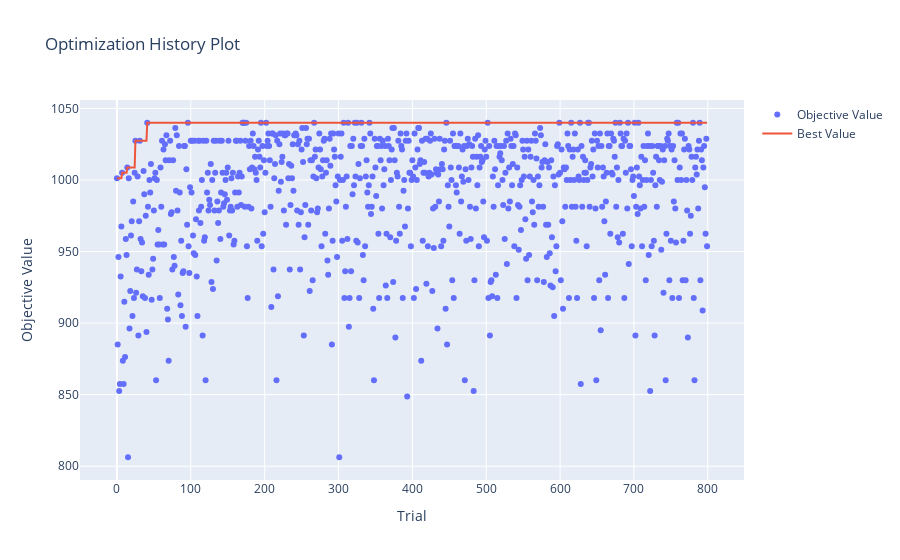
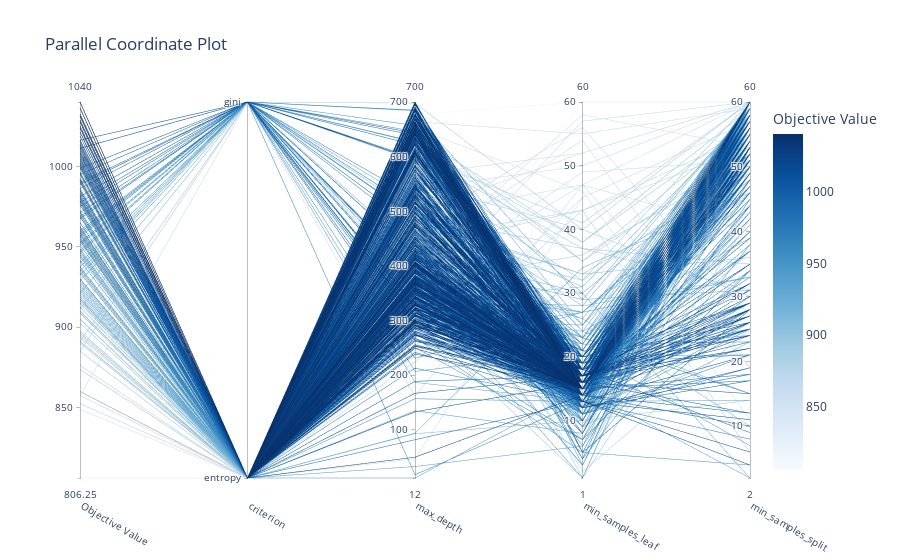
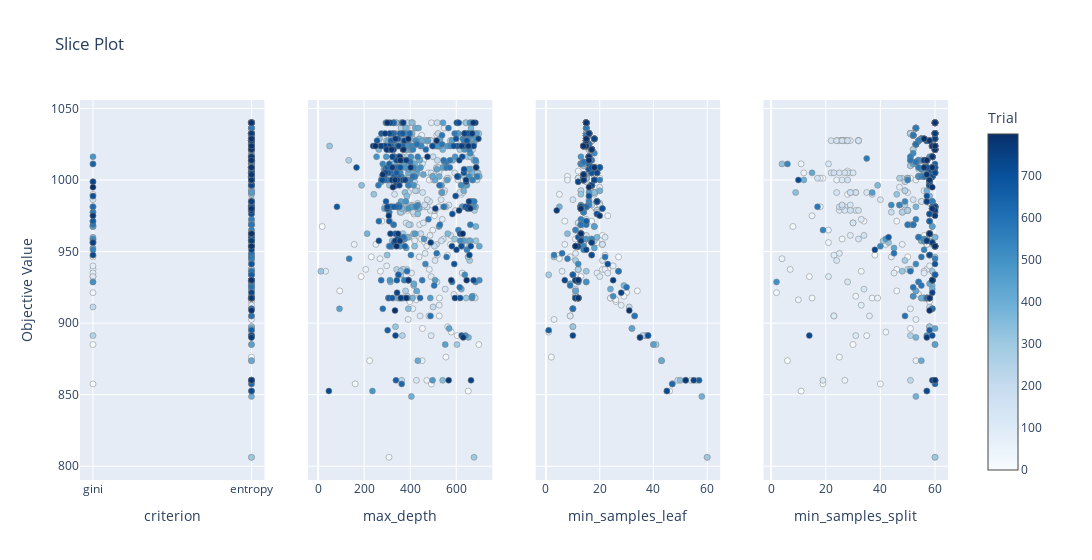
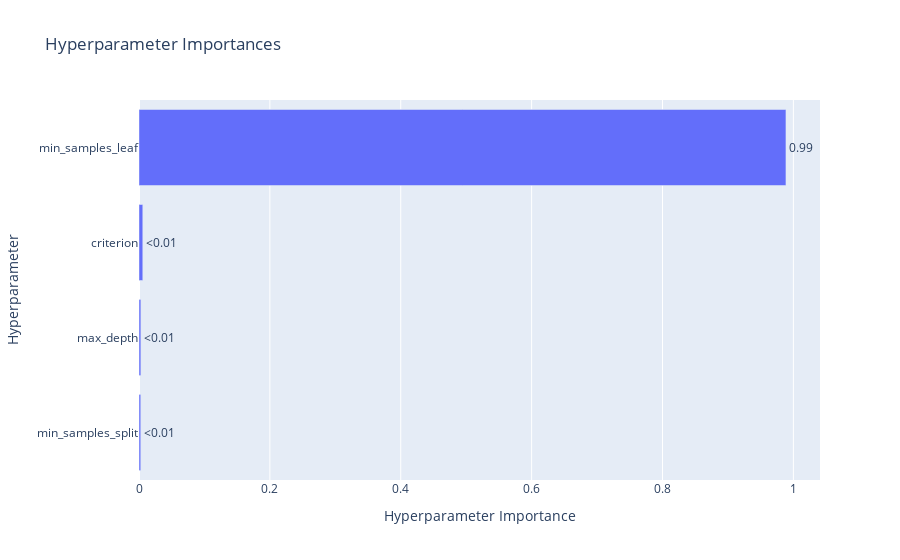

Notebook cell for these charts, in order:
### Markdown cell above
#  Code for grpah the best study

### Code cell
import joblib
import optuna
from optuna.visualization import plot_contour
from optuna.visualization import plot_edf
from optuna.visualization import plot_intermediate_values
from optuna.visualization import plot_optimization_history
from optuna.visualization import plot_parallel_coordinate
from optuna.visualization import plot_param_importances
from optuna.visualization import plot_rank
from optuna.visualization import plot_slice
from optuna.visualization import plot_timeline

study_decision = joblib.load("output/study_Decision_tree.joblib")

fig_history_deci = plot_optimization_history(study_decision)
fig_history_deci.show()

plot_dec = plot_parallel_coordinate(study_decision)

plot_dec.show()

plot_slice_dec =  plot_slice(study_decision)

plot_slice_dec.show()

fig_importances_deci = plot_param_importances(study_decision)
fig_importances_deci.show()

### Figure 1 — Plotly figure (JSON) as saved in the notebook; plotly's stock layout.template omitted (floating-point values rounded to 4 significant figures; data arrays with more than 128 entries replaced by an {"elided": "..."} marker saying what was removed)
{"data": [{"mode": "markers", "name": "Objective Value", "type": "scatter", "x": {"elided": "800 int values"}, "y": {"elided": "800 float values"}}, {"mode": "lines", "name": "Best Value", "type": "scatter", "x": {"elided": "800 int values"}, "y": {"elided": "800 float values"}}, {"marker": {"color": "#cccccc"}, "mode": "markers", "name": "Infeasible Trial", "showlegend": false, "type": "scatter", "x": [], "y": []}], "layout": {"title": {"text": "Optimization History Plot"}, "xaxis": {"title": {"text": "Trial"}}, "yaxis": {"title": {"text": "Objective Value"}}}}

### Figure 2 — Plotly figure (JSON) as saved in the notebook; plotly's stock layout.template omitted (floating-point values rounded to 4 significant figures; data arrays with more than 128 entries replaced by an {"elided": "..."} marker saying what was removed)
{"data": [{"dimensions": [{"label": "Objective Value", "range": [806.2, 1040], "values": {"elided": "800 float values"}}, {"label": "criterion", "range": [0, 1], "ticktext": ["entropy", "gini"], "tickvals": [0, 1], "values": {"elided": "800 int values"}}, {"label": "max_depth", "range": [12, 700], "values": {"elided": "800 int values"}}, {"label": "min_samples_leaf", "range": [1, 60], "values": {"elided": "800 int values"}}, {"label": "min_samples_split", "range": [2, 60], "values": {"elided": "800 int values"}}], "labelangle": 30, "labelside": "bottom", "line": {"color": {"elided": "800 float values"}, "colorbar": {"title": {"text": "Objective Value"}}, "colorscale": [[0, "rgb(247,251,255)"], [0.125, "rgb(222,235,247)"], [0.25, "rgb(198,219,239)"], [0.375, "rgb(158,202,225)"], [0.5, "rgb(107,174,214)"], [0.625, "rgb(66,146,198)"], [0.75, "rgb(33,113,181)"], [0.875, "rgb(8,81,156)"], [1, "rgb(8,48,107)"]], "reversescale": false, "showscale": true}, "type": "parcoords"}], "layout": {"title": {"text": "Parallel Coordinate Plot"}}}

### Figure 3 — Plotly figure (JSON) as saved in the notebook; plotly's stock layout.template omitted (floating-point values rounded to 4 significant figures; data arrays with more than 128 entries replaced by an {"elided": "..."} marker saying what was removed)
{"data": [{"marker": {"color": {"elided": "800 int values"}, "colorbar": {"title": {"text": "Trial"}, "x": 1, "xpad": 40}, "colorscale": [[0, "rgb(247,251,255)"], [0.125, "rgb(222,235,247)"], [0.25, "rgb(198,219,239)"], [0.375, "rgb(158,202,225)"], [0.5, "rgb(107,174,214)"], [0.625, "rgb(66,146,198)"], [0.75, "rgb(33,113,181)"], [0.875, "rgb(8,81,156)"], [1, "rgb(8,48,107)"]], "line": {"color": "Grey", "width": 0.5}, "showscale": true}, "mode": "markers", "name": "Feasible Trial", "showlegend": false, "type": "scatter", "x": {"elided": "800 str values"}, "xaxis": "x", "y": {"elided": "800 float values"}, "yaxis": "y"}, {"marker": {"color": {"elided": "800 int values"}, "colorbar": {"title": {"text": "Trial"}, "x": 1, "xpad": 40}, "colorscale": [[0, "rgb(247,251,255)"], [0.125, "rgb(222,235,247)"], [0.25, "rgb(198,219,239)"], [0.375, "rgb(158,202,225)"], [0.5, "rgb(107,174,214)"], [0.625, "rgb(66,146,198)"], [0.75, "rgb(33,113,181)"], [0.875, "rgb(8,81,156)"], [1, "rgb(8,48,107)"]], "line": {"color": "Grey", "width": 0.5}, "showscale": false}, "mode": "markers", "name": "Feasible Trial", "showlegend": false, "type": "scatter", "x": {"elided": "800 int values"}, "xaxis": "x2", "y": {"elided": "800 float values"}, "yaxis": "y2"}, {"marker": {"color": {"elided": "800 int values"}, "colorbar": {"title": {"text": "Trial"}, "x": 1, "xpad": 40}, "colorscale": [[0, "rgb(247,251,255)"], [0.125, "rgb(222,235,247)"], [0.25, "rgb(198,219,239)"], [0.375, "rgb(158,202,225)"], [0.5, "rgb(107,174,214)"], [0.625, "rgb(66,146,198)"], [0.75, "rgb(33,113,181)"], [0.875, "rgb(8,81,156)"], [1, "rgb(8,48,107)"]], "line": {"color": "Grey", "width": 0.5}, "showscale": false}, "mode": "markers", "name": "Feasible Trial", "showlegend": false, "type": "scatter", "x": {"elided": "800 int values"}, "xaxis": "x3", "y": {"elided": "800 float values"}, "yaxis": "y3"}, {"marker": {"color": {"elided": "800 int values"}, "colorbar": {"title": {"text": "Trial"}, "x": 1, "xpad": 40}, "colorscale": [[0, "rgb(247,251,255)"], [0.125, "rgb(222,235,247)"], [0.25, "rgb(198,219,239)"], [0.375, "rgb(158,202,225)"], [0.5, "rgb(107,174,214)"], [0.625, "rgb(66,146,198)"], [0.75, "rgb(33,113,181)"], [0.875, "rgb(8,81,156)"], [1, "rgb(8,48,107)"]], "line": {"color": "Grey", "width": 0.5}, "showscale": false}, "mode": "markers", "name": "Feasible Trial", "showlegend": false, "type": "scatter", "x": {"elided": "800 int values"}, "xaxis": "x4", "y": {"elided": "800 float values"}, "yaxis": "y4"}], "layout": {"title": {"text": "Slice Plot"}, "width": 1200, "xaxis": {"anchor": "y", "categoryarray": ["gini", "entropy"], "categoryorder": "array", "domain": [0, 0.2125], "title": {"text": "criterion"}, "type": "category"}, "xaxis2": {"anchor": "y2", "domain": [0.2625, 0.475], "title": {"text": "max_depth"}}, "xaxis3": {"anchor": "y3", "domain": [0.525, 0.7375], "title": {"text": "min_samples_leaf"}}, "xaxis4": {"anchor": "y4", "domain": [0.7875, 1], "title": {"text": "min_samples_split"}}, "yaxis": {"anchor": "x", "domain": [0, 1], "title": {"text": "Objective Value"}}, "yaxis2": {"anchor": "x2", "domain": [0, 1], "matches": "y", "showticklabels": false}, "yaxis3": {"anchor": "x3", "domain": [0, 1], "matches": "y", "showticklabels": false}, "yaxis4": {"anchor": "x4", "domain": [0, 1], "matches": "y", "showticklabels": false}}}

### Figure 4 — Plotly figure (JSON) as saved in the notebook; plotly's stock layout.template omitted (floating-point values rounded to 4 significant figures)
{"data": [{"cliponaxis": false, "hovertemplate": ["min_samples_split (IntDistribution): 0.0026968359866898143<extra></extra>", "max_depth (IntDistribution): 0.0028399122565107415<extra></extra>", "criterion (CategoricalDistribution): 0.005784439531656845<extra></extra>", "min_samples_leaf (IntDistribution): 0.9886788122251426<extra></extra>"], "name": "Objective Value", "orientation": "h", "text": ["<0.01", "<0.01", "<0.01", "0.99"], "textposition": "outside", "type": "bar", "x": [0.002697, 0.00284, 0.005784, 0.9887], "y": ["min_samples_split", "max_depth", "criterion", "min_samples_leaf"]}], "layout": {"title": {"text": "Hyperparameter Importances"}, "xaxis": {"title": {"text": "Hyperparameter Importance"}}, "yaxis": {"title": {"text": "Hyperparameter"}}}}
